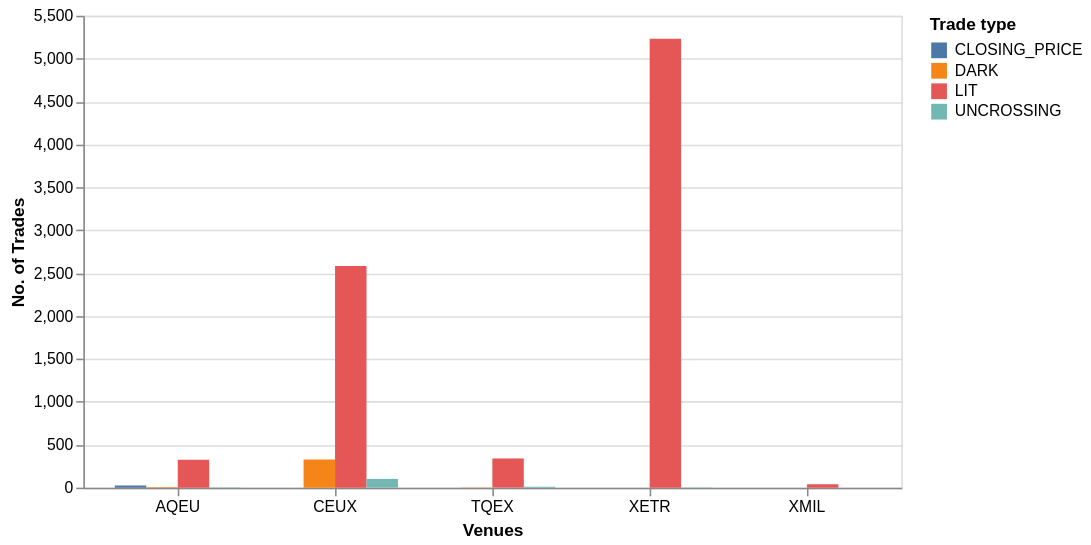

Write notebook code for a chart like this one.
### Markdown cell above
# 3.2

### Code cell
# This also includes the orders that are not found in the LOB
alt.Chart(trades_eu.collect()).mark_bar().encode(
    x = alt.X('venue:N', axis=alt.Axis(labelAngle=0), title="Venues"),
    xOffset = 'trade_type:N',
    y=alt.Y('count():Q', title="No. of Trades"),
    color=alt.Color('trade_type:N', title="Trade type"),
    tooltip=[
        alt.Tooltip("venue:N", title="Venue"),
        alt.Tooltip("count():Q", title="No. of Trades"),
    ],
)

### Figure 1 — Vega specification as saved in the notebook (floating-point values rounded to 4 significant figures)
{"$schema": "https://vega.github.io/schema/vega/v6.json", "data": [{"name": "source_0", "values": [{"__count": 3, "trade_type": "UNCROSSING", "venue": "XETR"}, {"__count": 5233, "trade_type": "LIT", "venue": "XETR"}, {"__count": 2582, "trade_type": "LIT", "venue": "CEUX"}, {"__count": 4, "trade_type": "UNCROSSING", "venue": "AQEU"}, {"__count": 324, "trade_type": "LIT", "venue": "AQEU"}, {"__count": 38, "trade_type": "LIT", "venue": "XMIL"}, {"__count": 340, "trade_type": "LIT", "venue": "TQEX"}, {"__count": 102, "trade_type": "UNCROSSING", "venue": "CEUX"}, {"__count": 327, "trade_type": "DARK", "venue": "CEUX"}, {"__count": 7, "trade_type": "DARK", "venue": "AQEU"}, {"__count": 2, "trade_type": "DARK", "venue": "TQEX"}, {"__count": 11, "trade_type": "UNCROSSING", "venue": "TQEX"}, {"__count": 24, "trade_type": "CLOSING_PRICE", "venue": "AQEU"}]}, {"name": "source_0_x_domain_venue", "values": [{"venue": "XETR"}, {"venue": "CEUX"}, {"venue": "AQEU"}, {"venue": "XMIL"}, {"venue": "TQEX"}]}, {"name": "source_0_y_domain___count", "values": [{"min": 2, "max": 5233}]}, {"name": "source_0_xOffset_domain_trade_type", "values": [{"trade_type": "UNCROSSING"}, {"trade_type": "LIT"}, {"trade_type": "DARK"}, {"trade_type": "CLOSING_PRICE"}]}, {"name": "source_0_color_domain_trade_type", "values": [{"trade_type": "UNCROSSING"}, {"trade_type": "LIT"}, {"trade_type": "DARK"}, {"trade_type": "CLOSING_PRICE"}]}], "signals": [{"name": "x_step", "update": "20 * bandspace(domain('xOffset').length, 0, 0) / (1-0.2)"}, {"name": "width", "update": "bandspace(domain('x').length, 0.2, 0.2) * x_step"}], "marks": [{"type": "rect", "name": "marks", "from": {"data": "source_0"}, "encode": {"update": {"width": {"signal": "max(0.25, bandwidth('xOffset'))"}, "x": {"field": "venue", "scale": "x", "offset": {"field": "trade_type", "scale": "xOffset"}}, "y2": {"value": 0, "scale": "y"}, "y": {"field": "__count", "scale": "y"}, "fill": {"field": "trade_type", "scale": "color"}, "tooltip": {"signal": "{\"Venue\": isValid(datum[\"venue\"]) ? isArray(datum[\"venue\"]) ? join(datum[\"venue\"], '\\n') : datum[\"venue\"] : \"\"+datum[\"venue\"], \"No. of Trades\": format(datum[\"__count\"], \"\")}"}}}, "style": ["bar"]}], "scales": [{"name": "x", "type": "band", "domain": {"data": "source_0_x_domain_venue", "field": "venue", "sort": true}, "range": {"step": {"signal": "x_step"}}, "paddingInner": 0.2, "paddingOuter": 0.2}, {"name": "y", "type": "linear", "domain": [{"signal": "(data(\"source_0_y_domain___count\")[0] || {}).min"}, {"signal": "(data(\"source_0_y_domain___count\")[0] || {}).max"}], "range": [{"signal": "height"}, 0], "zero": true, "nice": true}, {"name": "xOffset", "type": "band", "domain": {"data": "source_0_xOffset_domain_trade_type", "field": "trade_type", "sort": true}, "range": {"step": 20}}, {"name": "color", "type": "ordinal", "domain": {"data": "source_0_color_domain_trade_type", "field": "trade_type", "sort": true}, "range": "category"}], "axes": [{"scale": "y", "domain": false, "grid": true, "zindex": 0, "minExtent": 0, "ticks": false, "labels": false, "gridScale": "x", "tickCount": {"signal": "ceil(height/40)"}, "maxExtent": 0, "orient": "left", "aria": false}, {"scale": "x", "zindex": 0, "labelAngle": 0, "title": "Venues", "orient": "bottom", "grid": false, "labelBaseline": "top"}, {"scale": "y", "orient": "left", "grid": false, "zindex": 0, "title": "No. of Trades", "tickCount": {"signal": "ceil(height/40)"}, "labelOverlap": true}], "style": "cell", "legends": [{"title": "Trade type", "fill": "color", "symbolType": "square"}], "padding": 5, "background": "white", "height": 300}
